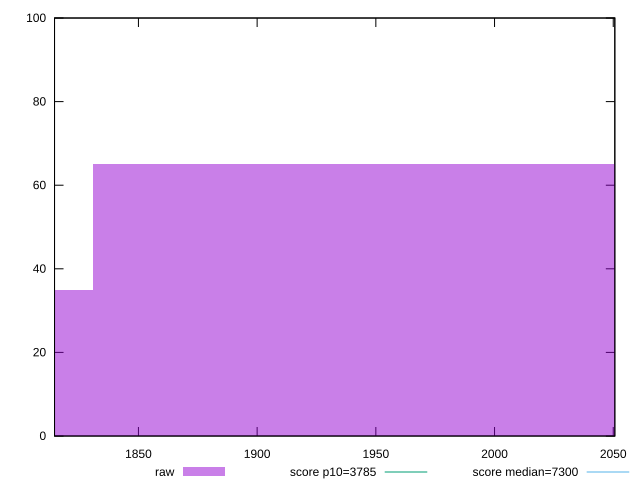

Write gnuplot code to recreate this figure.
reset

$raw <<EOF
1708.9079946321826 35
1953.037708151066 65
EOF

set key outside below
set boxwidth 244.12971351888325
set xrange [1814.6572999999999:2050.66715]
set yrange [0:100]
set trange [0:100]
set style fill transparent solid 0.5 noborder

set parametric
set terminal svg size 640, 490 enhanced background rgb 'white'
set output "reprap/interactive/samples/pages+cached+noexternal+noimg/raw/histogram.svg"

plot $raw title "raw" with boxes, \
     3785,t title "score p10=3785", \
     7300,t title "score median=7300"

reset
